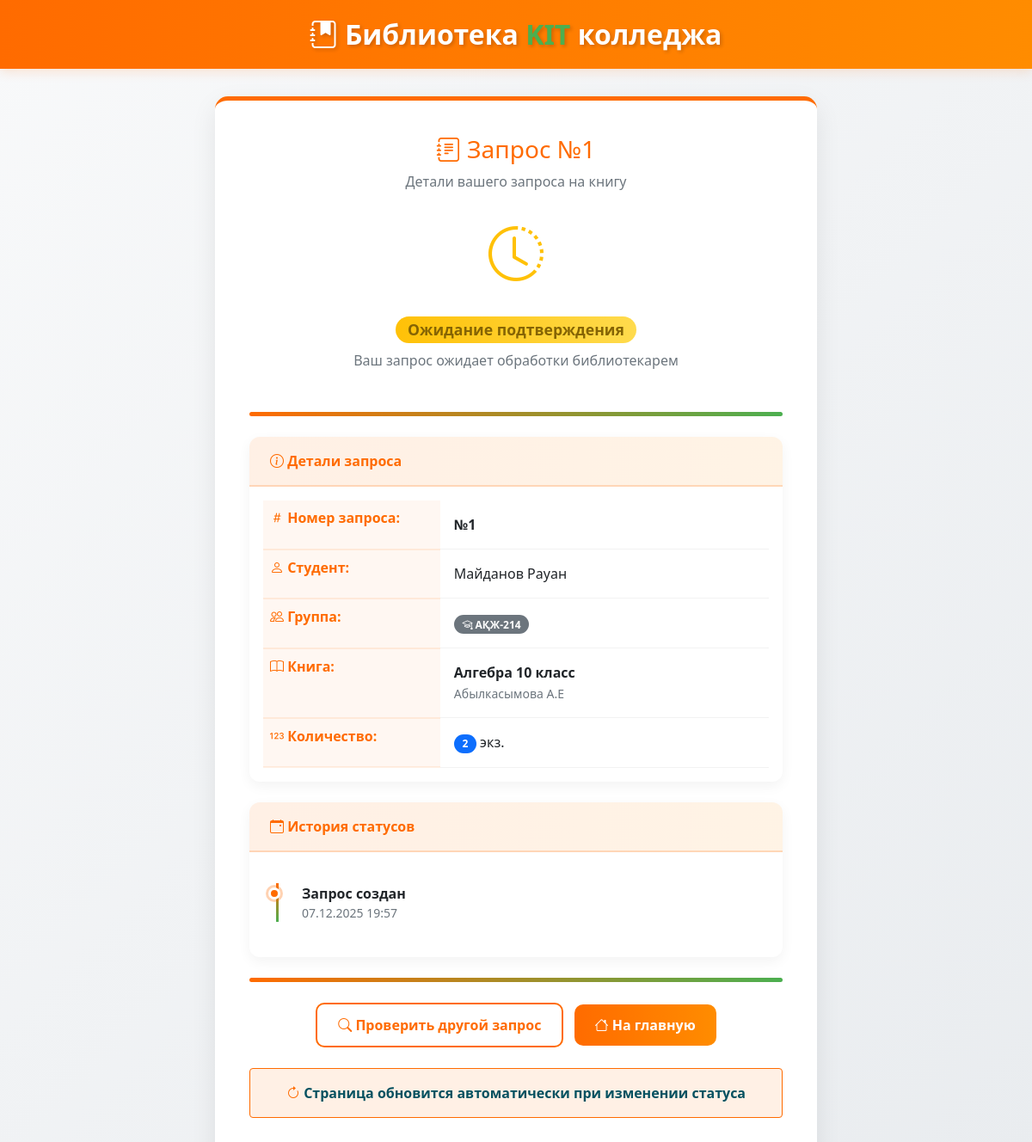
Screenshot of /check-status?request_id=1 with the database file from the repository.
### models.py (models this page shows, shortened)
class BookRequest(db.Model):
    __tablename__ = 'book_requests'
    id = db.Column(db.Integer, primary_key=True)
    request_number = db.Column(db.String(20), unique=True, nullable=True)
    student_id = db.Column(db.Integer, db.ForeignKey('students.id'), nullable=False)
    book_id = db.Column(db.Integer, db.ForeignKey('books.id'), nullable=False)
    request_date = db.Column(db.DateTime, nullable=False, default=db.func.now())  # Дата создания запроса
    issue_date = db.Column(db.DateTime)  # Дата выдачи (когда библиотекарь подтвердил)
    planned_return_date = db.Column(db.DateTime)  # Планируемая дата возврата (+90 минут)
    actual_return_date = db.Column(db.DateTime)  # Фактическая дата возврата
    quantity = db.Column(db.Integer, nullable=False, default=1)  # Количество взятых экземпляров
    status = db.Column(db.String(20), nullable=False, default='ожидание')  # статусы: ожидание, выдано, возвращено
    book = db.relationship('Book', backref='requests')

class Student(db.Model):
    __tablename__ = 'students'
    id = db.Column(db.Integer, primary_key=True)
    full_name = db.Column(db.String(100), nullable=False)  # ФИО
    group_id = db.Column(db.Integer, db.ForeignKey('groups.id'), nullable=False)
    book_requests = db.relationship('BookRequest', backref='student', lazy=True)

class Group(db.Model):
    __tablename__ = 'groups'
    id = db.Column(db.Integer, primary_key=True)
    name = db.Column(db.String(50), unique=True, nullable=False)  # Например: "АҚЖ-214"
    language = db.Column(db.String(10), nullable=False)  # "kz" или "ru"
    course = db.Column(db.Integer, nullable=False)  # 1 или 2
    students = db.relationship('Student', backref='group', lazy=True)

class Book(db.Model):
    __tablename__ = 'books'
    id = db.Column(db.Integer, primary_key=True)
    name = db.Column(db.String(200), nullable=False)  # Название книги
    author = db.Column(db.String(100), nullable=False)  # Автор книги
    year = db.Column(db.Integer, nullable=False)  # Год издания
    total_quantity = db.Column(db.Integer, nullable=False)  # Всего экземпляров
    available_quantity = db.Column(db.Integer, nullable=False)  # Доступно сейчас
    language = db.Column(db.String(10), nullable=False)  # Язык книги
    course = db.Column(db.Integer, nullable=False)  # Курс

### app.py (the view)
@app.route('/check-status', methods=['GET', 'POST'])
def check_status():
    print("=== check_status ===")
    request_input = None
    if request.method == 'POST':
        request_input = request.form.get('request_id', '').strip()
        print(f"POST запрос: {request_input}")
    else:
        request_input = request.args.get('request_id', '').strip()
        print(f"GET запрос: {request_input}")
    if request_input:
        if request_input.startswith('#'):
            request_input = request_input[1:]
        print(f"Ищем запрос: '{request_input}'")
        book_request = BookRequest.query.filter_by(request_number=request_input).first()
        if not book_request:
            try:
                request_id_int = int(request_input)
                book_request = BookRequest.query.get(request_id_int)
            except ValueError:
                pass
        if book_request:
            print(f"✅ Найден запрос: {book_request.request_number}")
            return render_template('status_result.html', book_request=book_request)
        else:
            print(f"❌ Запрос не найден: {request_input}")
            flash('Запрос не найден')
    return render_template('check_status.html')

### templates/status_result.html (shortened to what this page needs)
<!DOCTYPE html>
<html lang="ru">
<head>
    <link href="https://cdn.jsdelivr.net/npm/bootstrap@5.1.3/dist/css/bootstrap.min.css" rel="stylesheet">
    <link rel="stylesheet" href="https://cdn.jsdelivr.net/npm/bootstrap-icons@1.8.1/font/bootstrap-icons.css">
</head>
<body>
    <header class="kit-header">
        <div class="container">
            <div class="row align-items-center">
                <div class="col-12 text-center">
                    <div class="kit-logo">
                        <i class="bi bi-journal-bookmark-fill"></i>
                        Библиотека <span>KIT</span> колледжа
                    </div>
                </div>
            </div>
        </div>
    </header>
    <div class="container">
        <div class="status-card">
            <div class="text-center mb-4">
                <h3 style="color: var(--kit-orange);">
                    <i class="bi bi-journal-text"></i> Запрос №{% if book_request.request_number %}{{ book_request.request_number.split('-')[1] | int }}{% else %}{{ book_request.id }}{% endif %}
                </h3>
                <p class="text-muted">Детали вашего запроса на книгу</p>
            </div>
            <div class="text-center mb-5">
                {% if book_request.status == 'ожидание' %}
                    <div class="status-icon" style="color: #ffc107;">
                        <i class="bi bi-clock-history"></i>
                    </div>
                    <h4><span class="badge status-badge status-waiting">Ожидание подтверждения</span></h4>
                    <p class="text-muted">Ваш запрос ожидает обработки библиотекарем</p>
                {% elif book_request.status == 'выдано' %}
                    <div class="status-icon" style="color: var(--kit-orange);">
                        <i class="bi bi-check-circle"></i>
                    </div>
                    <h4><span class="badge status-badge status-issued">Книга выдана</span></h4>
                    <p class="text-muted">Книга выдана, можете забирать</p>
                {% elif book_request.status == 'возвращено' %}
                    <div class="status-icon" style="color: var(--kit-green);">
                        <i class="bi bi-arrow-return-left"></i>
                    </div>
                    <h4><span class="badge status-badge status-returned">Книга возвращена</span></h4>
                    <p class="text-muted">Книга успешно возвращена в библиотеку</p>
                {% endif %}
            </div>
            <div class="color-strip"></div>
            <div class="card mb-4">
                <div class="card-header">
                    <i class="bi bi-info-circle"></i> Детали запроса
                </div>
                <div class="card-body">
                    <table class="table">
                        <tr>
                            <th width="35%"><i class="bi bi-hash"></i> Номер запроса:</th>
                            <td><strong>№{% if book_request.request_number %}{{ book_request.request_number.split('-')[1] | int }}{% else %}{{ book_request.id }}{% endif %}</strong></td>
                        </tr>
                        <tr>
                            <th><i class="bi bi-person"></i> Студент:</th>
                            <td>{{ book_request.student.full_name if book_request.student else 'Неизвестно' }}</td>
                        </tr>
                        <tr>
                            <th><i class="bi bi-people"></i> Группа:</th>
                            <td>
                                {% if book_request.student and book_request.student.group %}
                                    <span class="badge bg-secondary">
                                        <i class="bi bi-mortarboard"></i> {{ book_request.student.group.name }}
                                    </span>
                                {% else %}
                                    -
                                {% endif %}
                            </td>
                        </tr>
                        <tr>
                            <th><i class="bi bi-book"></i> Книга:</th>
                            <td>
                                {% if book_request.book %}
                                    <strong>{{ book_request.book.name }}</strong><br>
                                    <small class="text-muted">{{ book_request.book.author }}</small>
                                {% else %}
                                    <span class="text-danger">Книга удалена</span>
                                {% endif %}
                            </td>
                        </tr>
                        <tr>
                            <th><i class="bi bi-123"></i> Количество:</th>
                            <td>
                                <span class="badge bg-primary">{{ book_request.quantity }}</span> экз.
                            </td>
                        </tr>
                    </table>
                </div>
            </div>
            <div class="card">
                <div class="card-header">
                    <i class="bi bi-calendar-event"></i> История статусов
                </div>
                <div class="card-body">
                    <div class="timeline">
                        <div class="timeline-item {% if book_request.status != 'ожидание' %}completed{% else %}active{% endif %}">
                            <strong>Запрос создан</strong>
                            <div class="text-muted small">
                                {{ book_request.request_date.strftime('%d.%m.%Y %H:%M') if book_request.request_date else 'Дата не указана' }}
                            </div>
                        </div>
                    </div>
                </div>
            </div>
            <div class="color-strip"></div>
            <div class="mt-4 text-center">
                <a href="{{ url_for('check_status') }}" class="btn btn-outline-primary me-2">
                    <i class="bi bi-search"></i> Проверить другой запрос
                </a>
                <a href="{{ url_for('index') }}" class="btn btn-primary">
                    <i class="bi bi-house"></i> На главную
                </a>
            </div>
            {% if book_request.status == 'ожидание' %}
            <div class="mt-4 text-center">
                <div class="alert alert-info" style="background: rgba(255, 107, 0, 0.1); border-color: var(--kit-orange);">
                    <i class="bi bi-arrow-clockwise" style="color: var(--kit-orange);"></i>
                    <strong>Страница обновится автоматически при изменении статуса</strong>
                </div>
            </div>
            {% endif %}
        </div>
    </div>
</body>
</html>

### templates/status_result.html (style rules this page uses)
:root { --kit-orange: #ff6b00; --kit-green: #4CAF50; --kit-white: #ffffff; }
body { background: linear-gradient(135deg, #f8f9fa 0%, #e9ecef 100%); min-height: 100vh; font-family: 'Segoe UI', Tahoma, Geneva, Verdana, sans-serif; }
.kit-header { background: linear-gradient(90deg, var(--kit-orange) 0%, #ff8c00 100%); padding: 1rem 0; margin-bottom: 2rem; box-shadow: 0 4px 12px rgba(255, 107, 0, 0.15); }
.kit-logo { font-size: 2rem; font-weight: 700; color: white; text-shadow: 2px 2px 4px rgba(0,0,0,0.2); }
.kit-logo span { color: var(--kit-green); }
.status-card { max-width: 700px; margin: 0 auto; padding: 2.5rem; background: white; border-radius: 15px; box-shadow: 0 10px 30px rgba(0,0,0,0.08); border-top: 5px solid var(--kit-orange); animation: fadeIn 0.6s ease-out; }
.status-icon { font-size: 4rem; margin-bottom: 1.5rem; }
.status-badge { font-size: 1.1rem; padding: 0.6em 1.2em; border-radius: 25px; font-weight: 600; }
.status-waiting { background: linear-gradient(90deg, #ffc107 0%, #ffdb4d 100%); color: #856404; border: none; }
.card { border: none; border-radius: 12px; box-shadow: 0 5px 15px rgba(0,0,0,0.05); margin-bottom: 1.5rem; overflow: hidden; }
.card-header { background: linear-gradient(90deg, rgba(255, 107, 0, 0.1) 0%, rgba(255, 140, 0, 0.1) 100%); border-bottom: 2px solid rgba(255, 107, 0, 0.2); color: var(--kit-orange); font-weight: 600; padding: 1rem 1.5rem; }
.table { margin-bottom: 0; }
.table th { color: var(--kit-orange); font-weight: 600; border-bottom: 2px solid rgba(255, 107, 0, 0.1); background-color: rgba(255, 107, 0, 0.05); }
.table td { border-bottom: 1px solid rgba(0,0,0,0.05); padding: 1rem; }
.btn-primary { background: linear-gradient(90deg, var(--kit-orange) 0%, #ff8c00 100%); border: none; border-radius: 10px; padding: 0.75rem 1.5rem; font-weight: 600; transition: all 0.3s; }
.btn-outline-primary { border: 2px solid var(--kit-orange); color: var(--kit-orange); border-radius: 10px; padding: 0.75rem 1.5rem; font-weight: 600; transition: all 0.3s; }
.timeline { position: relative; padding-left: 30px; margin: 20px 0; }
.timeline::before { content: ''; position: absolute; left: 15px; top: 0; bottom: 0; width: 3px; background: linear-gradient(to bottom, var(--kit-orange) 0%, var(--kit-green) 100%); }
.timeline-item { position: relative; margin-bottom: 25px; padding-left: 15px; }
.timeline-item::before { content: ''; position: absolute; left: -24px; top: 5px; width: 14px; height: 14px; border-radius: 50%; background-color: #adb5bd; border: 3px solid white; box-shadow: 0 0 0 2px #adb5bd; }
.timeline-item.active::before { background-color: var(--kit-orange); box-shadow: 0 0 0 3px rgba(255, 107, 0, 0.3); }
.color-strip { height: 5px; background: linear-gradient(90deg, var(--kit-orange) 0%, var(--kit-green) 100%); border-radius: 5px; margin: 1.5rem 0; }
.badge { border-radius: 20px; padding: 0.4em 0.8em; font-weight: 600; }

### rows the page displays
BookRequest: request_number "1", quantity "2", request_date "07.12.2025 19:57"
Student: student "Майданов Рауан"
Group: student.group.name "АҚЖ-214"
Book: book.name "Алгебра 10 класс", book.author "Абылкасымова А.Е"
